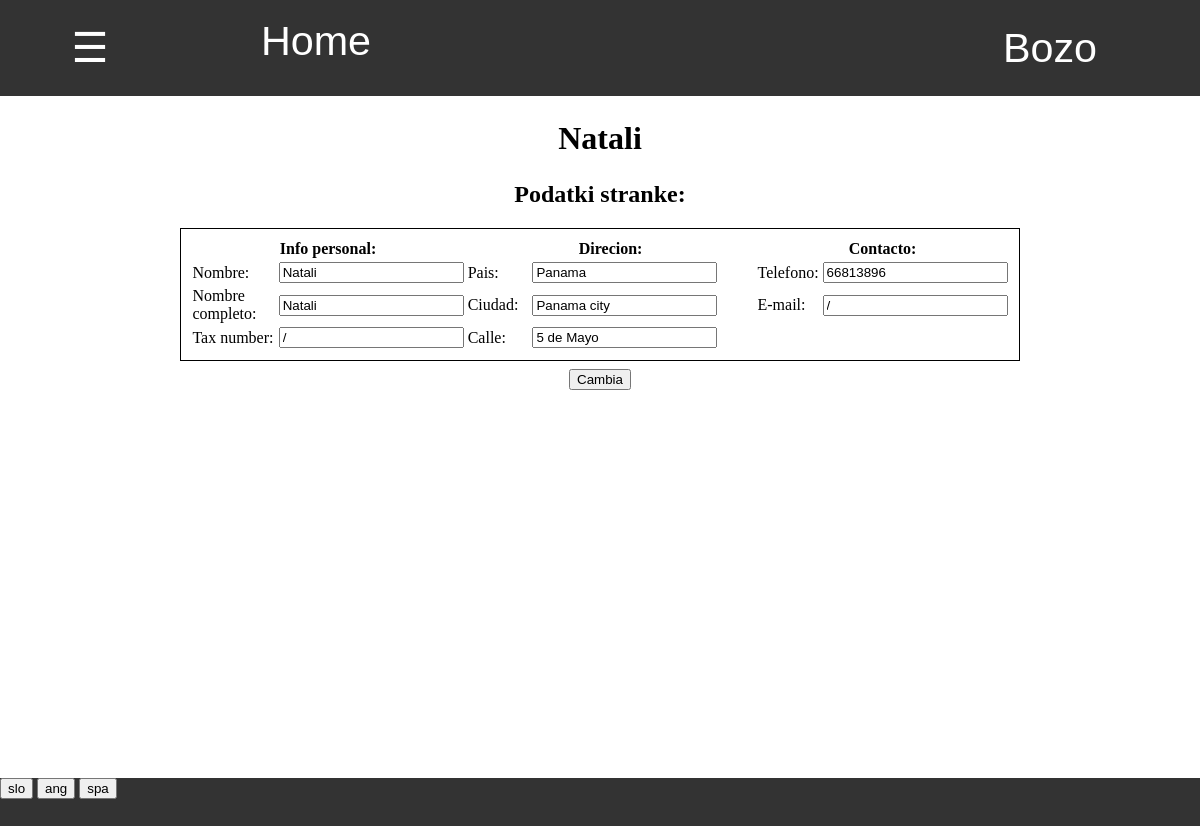
/prodaja/pregled_strank/ogled_stranke/3/ (signed in), run on an earlier commit of the app's database.
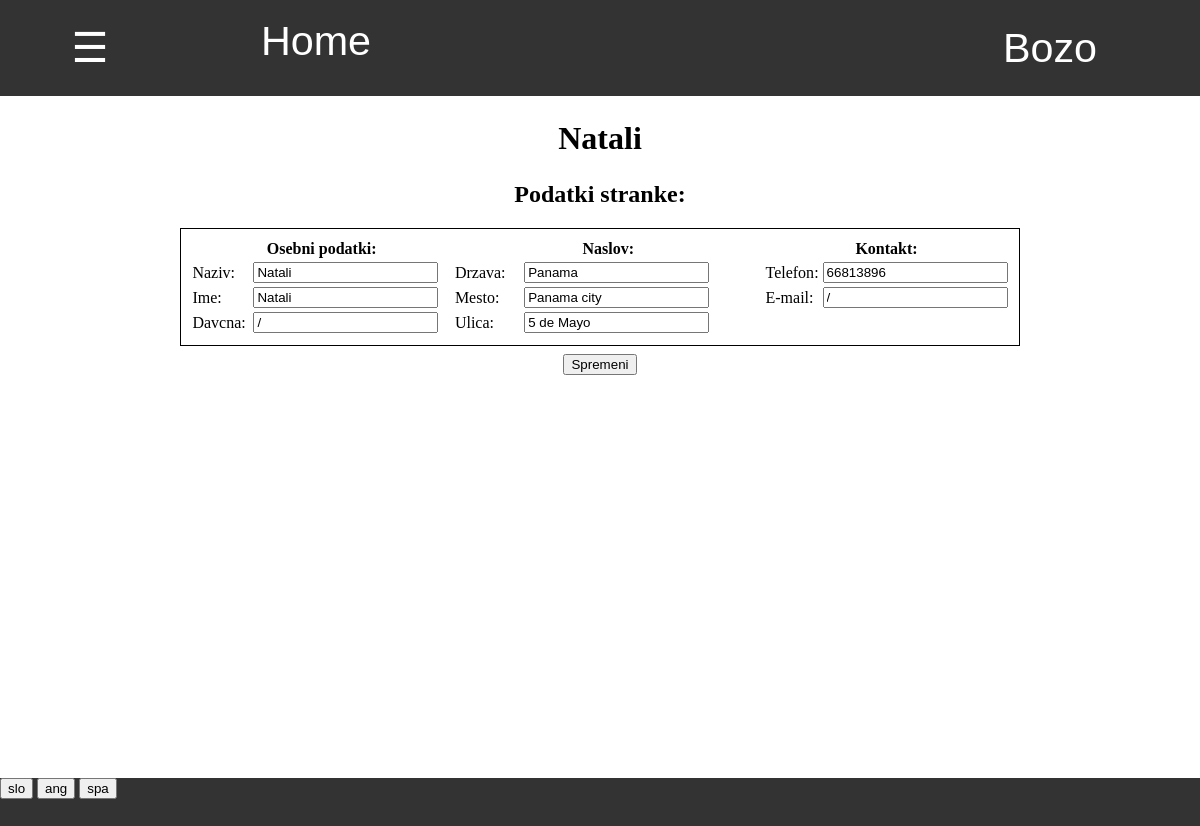
And on a later commit of the database.
### program/models.py (models this page shows)
class Profil(models.Model):
    user = models.OneToOneField(User,on_delete=models.CASCADE)
    jezik =  models.CharField(default="spa",max_length=3, choices=JEZIKI)

### prodaja/pviews.py (the view)
# urls.py: path('ogled_stranke/<int:pk>/',pviews.ogled_stranke, name="ogled_stranke"),
def ogled_stranke(request, pk):
    stranka = Stranka.objects.get(pk=pk)
    return pokazi_stran(request,'prodaja/stranka.html',{'stranka':stranka})

### prodaja/pviews.py (called while the page is built)
def vrni_slovar(request):
    with open('slovar.json') as dat:
        slovar = json.load(dat)
    return slovar

def pokazi_stran(request, html, baze={}):
    slovar = {'zaloga':zaloga,'program':program,'slovar':vrni_slovar(request),'jezik':request.user.profil.jezik}
    slovar.update(baze)
    return render(request, html, slovar)

### program/models.py (called while the page is built)
    @property
    def vrni_jezike(self):
        return JEZIKI

### zaloga/templatetags/zaloga_exstras.py (called while the page is built)
@register.filter
def keyvalue(dict, key):
    return dict[key]

### prodaja/templates/prodaja/stranka.html (shortened to what this page needs)
{% extends 'program/base.html' %}
{% load zaloga_exstras %}
{% block content %}
<h1 style="margin-top:2%"> {{stranka.naziv}} </h1>
<h2 style="margin-top:2%"> Podatki stranke: </h2>
<div style="display:inline-block;width:70%;text-align:center">
    <table style="padding:1%;border:1px solid black" class="tabela_podatkov">
        <tr>
            <th width="33%" colspan="2"> {{slovar|keyvalue:'Osebni podatki'|keyvalue:jezik}}: </th>
            <th width="42%" colspan="2"> {{slovar|keyvalue:'Naslov'|keyvalue:jezik}}: </th>
            <th width="25%" colspan="2"> {{slovar|keyvalue:'Kontakt'|keyvalue:jezik}}: </th>
        </tr>
        <tr>
            <td> {{slovar|keyvalue:'Naziv'|keyvalue:jezik}}: </td>
            <td> <input form="spremeni" value="{{stranka.naziv}}" name="naziv" type="text" required autocomplete="off"> </td>
            <td> {{slovar|keyvalue:'Drzava'|keyvalue:jezik}}: </td>
            <td> <input form="spremeni" value="{{stranka.naslov.drzava}}" name="drzava" type="text" required autocomplete="off"> </td>
            <td> {{slovar|keyvalue:'Telefon'|keyvalue:jezik}}: </td>
            <td> <input form="spremeni" name="telefon" value="{{stranka.telefon}}" type="text" autocomplete="off"> </td>
        </tr>
        <tr>
            <td> {{slovar|keyvalue:'Ime'|keyvalue:jezik}}: </td>
            <td> <input form="spremeni" value="{{stranka.ime}}" name="ime" type="text" required autocomplete="off"> </td>
            <td> {{slovar|keyvalue:'Mesto'|keyvalue:jezik}}: </td>
            <td> <input form="spremeni" value="{{stranka.naslov.mesto}}" name="mesto" type="text" required autocomplete="off"> </td>
            <td> {{slovar|keyvalue:'E-mail'|keyvalue:jezik}}: </td>
            <td> <input form="spremeni" value="{{stranka.mail}}" name="mail" type="text" autocomplete="off"> </td>
        </tr>
        <tr>
            <td> {{slovar|keyvalue:'Davcna'|keyvalue:jezik}}: </td>
            <td> <input form="spremeni" value="{{stranka.davcna}}" name="davcna" type="text" autocomplete="off"> </td>
            <td> {{slovar|keyvalue:'Ulica'|keyvalue:jezik}}: </td>
            <td> <input form="spremeni" value="{{stranka.naslov.naslov}}" name="naslov" type="text" required autocomplete="off"> </td>
        </tr>
    </table>
    <form id="spremeni" action="{% url 'sprememba_stranke' stranka.pk %}" method="POST">
        <input type="submit" value="{{slovar|keyvalue:'Spremeni'|keyvalue:jezik}}">
    </form>
</div>
{% endblock %}

What changed in the data, as far as the page shows it:
changed Profil "E-mail": jezik "Info personal" → "Osebni podatki"; jezik "Direcion" → "Naslov"; jezik "Contacto" → "Kontakt"; jezik "Nombre" → "Naziv"; jezik "Pais" → "Drzava"; jezik "Telefono" → "Telefon"; jezik "Nombre completo" → "Ime"; jezik "Ciudad" → "Mesto"; jezik "Tax number" → "Davcna"; jezik "Calle" → "Ulica"; jezik "Cambia" → "Spremeni"
